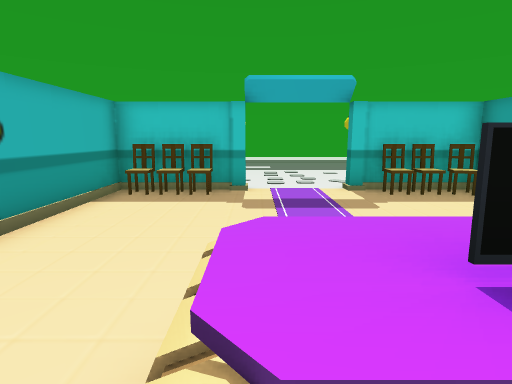
View 1 (above)

12 first-person views from a walk through a 3-D level made in the Unity game engine. The camera is 1.4 m above the floor, tilts 10° down and sees 80° across. The floor is counted in squares, 1 m on a side. Each view is taken from the middle of a square. On the plan, view 1 faces up. The plan holds only what a view shows up to about 14 squares ahead; the rest is blank. The place goes on beyond the plan. Some animated figures are left out.

View 2
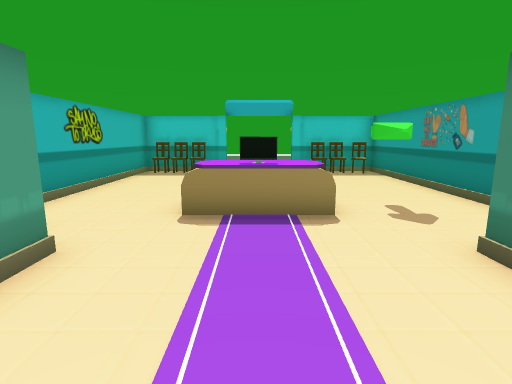

View 3
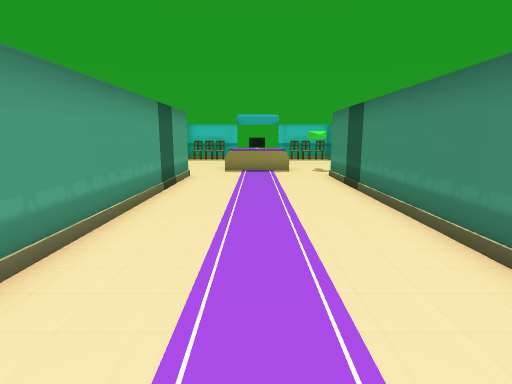

View 4
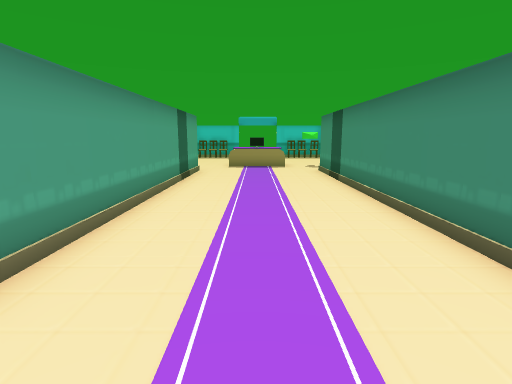

View 5
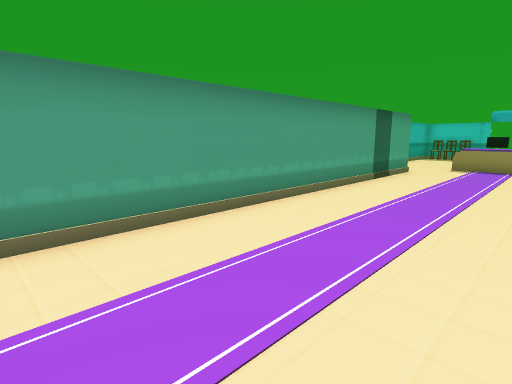

View 6
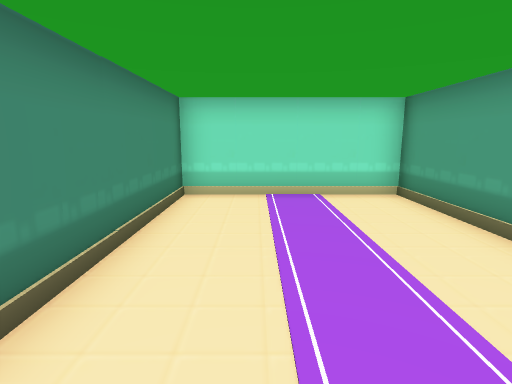

View 7
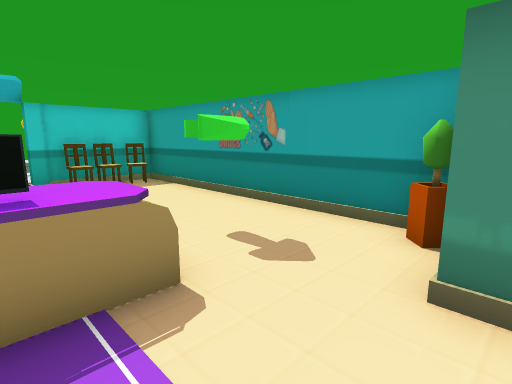

View 8
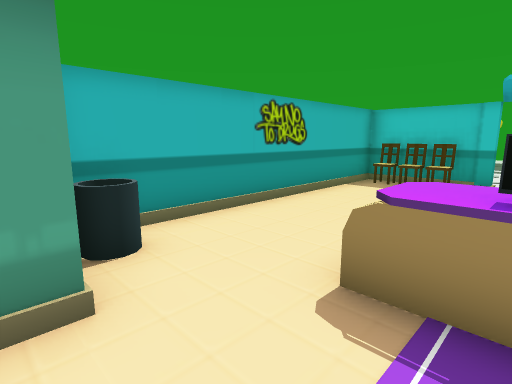

View 9
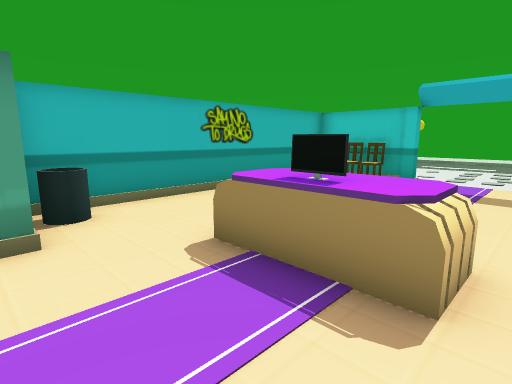

View 10
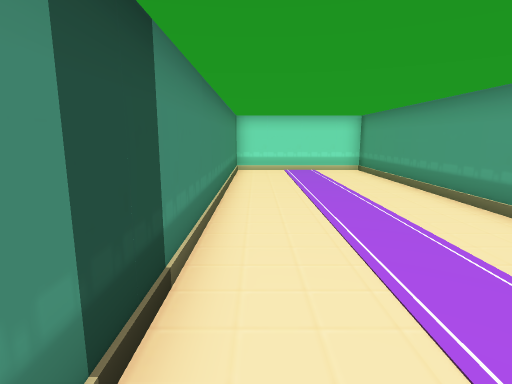

View 11
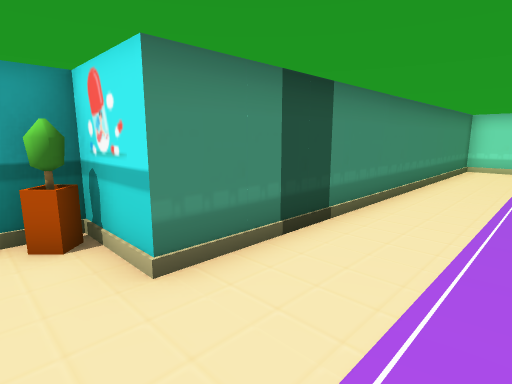

View 12
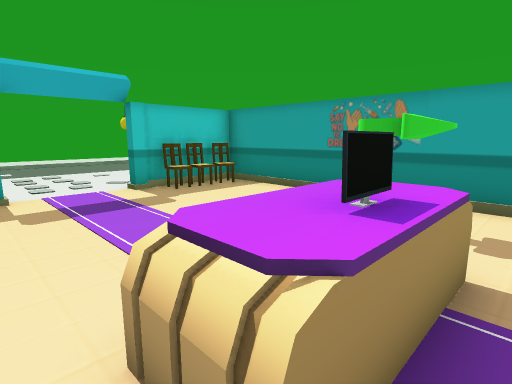

### Floor plan
Key: @ floor where view 1 was taken; # wall or solid block; . floor; = window, fence, low wall or low ledge; ^ raised ledge; O other object.
Columns run from 4 left of view 1 to 6 right of it. Each row starts with its distance up from view 1.
  8 #OOO...#OO#
  7 #.........#
  6 #.........#
  5 #.........#
  4 #.........#
  3 #.........#
  2 #...^^^.#.#
  1 #...^^^...#
  0 #=..@.....#
 -1 ###.....###
 -2   #.....#
 -3   #.....#
 -4   #.....#
 -5   #.....#
 -6   #.....#
 -7   #.....#
 -8   #.....#
 -9   #.....#
-10   #.....#
-11   #.....#
-12   #.....#
-13   #.....#
-14   #.....#
-15   #.....#
-16   #######

Where each view was taken, in squares from view 1:
view 1: 0 up, 0 right, facing up
view 2: 5 down, 1 right, facing up
view 3: 13 down, 1 right, facing up
view 4: 15 down, 1 right, facing up
view 5: 15 down, 3 right, facing up-left
view 6: 8 down, 2 right, facing down
view 7: 2 down, 1 right, facing up-right
view 8: 2 down, 1 right, facing up-left
view 9: 2 down, 3 right, facing up-left
view 10: 2 down, 3 right, facing down
view 11: 0 up, 1 right, facing down-right
view 12: 0 up, 1 left, facing up-right
